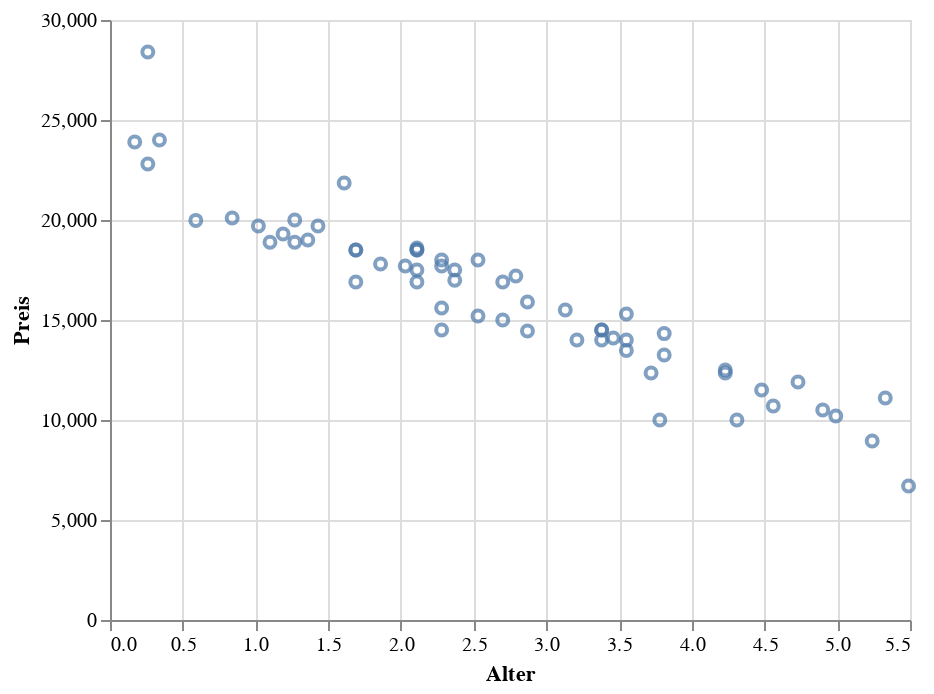

Notebook source saved alongside this figure:
### Code cell
chart = alt.Chart(df).mark_point().encode(
    x='Alter',
    y='Preis'
)
#.interactive()
chart

### Figure 1 — Vega-Lite specification as saved in the notebook (floating-point values rounded to 4 significant figures)
{"config": {"view": {"continuousWidth": 400, "continuousHeight": 300}}, "data": {"name": "data-39f9811772bb6e80e6bed2a18e547576"}, "mark": "point", "encoding": {"x": {"type": "quantitative", "field": "Alter"}, "y": {"type": "quantitative", "field": "Preis"}}, "$schema": "https://vega.github.io/schema/vega-lite/v4.0.2.json", "datasets": {"data-39f9811772bb6e80e6bed2a18e547576": [{"obs": 1, "Preis": 16990, "Alter": 2.37, "KM": 46200}, {"obs": 2, "Preis": 14000, "Alter": 3.38, "KM": 92600}, {"obs": 3, "Preis": 18000, "Alter": 2.28, "KM": 35000}, {"obs": 4, "Preis": 14500, "Alter": 3.38, "KM": 73000}, {"obs": 5, "Preis": 14100, "Alter": 3.46, "KM": 84400}, {"obs": 6, "Preis": 13480, "Alter": 3.55, "KM": 137500}, {"obs": 7, "Preis": 18000, "Alter": 2.53, "KM": 23000}, {"obs": 8, "Preis": 12350, "Alter": 4.23, "KM": 73000}, {"obs": 9, "Preis": 23900, "Alter": 0.17, "KM": 1800}, {"obs": 10, "Preis": 15900, "Alter": 2.87, "KM": 40500}, {"obs": 11, "Preis": 11100, "Alter": 5.33, "KM": 120300}, {"obs": 12, "Preis": 17800, "Alter": 1.86, "KM": 35000}, {"obs": 13, "Preis": 11900, "Alter": 4.73, "KM": 73900}, {"obs": 14, "Preis": 17700, "Alter": 2.28, "KM": 25100}, {"obs": 15, "Preis": 14320, "Alter": 3.81, "KM": 67210}, {"obs": 16, "Preis": 15000, "Alter": 2.7, "KM": 51500}, {"obs": 17, "Preis": 17500, "Alter": 2.37, "KM": 35900}, {"obs": 18, "Preis": 10700, "Alter": 4.56, "KM": 144000}, {"obs": 19, "Preis": 16900, "Alter": 2.7, "KM": 22000}, {"obs": 20, "Preis": 24000, "Alter": 0.34, "KM": 5500}, {"obs": 21, "Preis": 16900, "Alter": 1.69, "KM": 31000}, {"obs": 22, "Preis": 17200, "Alter": 2.79, "KM": 27570}, {"obs": 23, "Preis": 28400, "Alter": 0.26, "KM": 1500}, {"obs": 24, "Preis": 15600, "Alter": 2.28, "KM": 21700}, {"obs": 25, "Preis": 15200, "Alter": 2.53, "KM": 27000}, {"obs": 26, "Preis": 10000, "Alter": 4.31, "KM": 100500}, {"obs": 27, "Preis": 8950, "Alter": 5.24, "KM": 132000}, {"obs": 28, "Preis": 14000, "Alter": 3.55, "KM": 97700}, {"obs": 29, "Preis": 18500, "Alter": 1.69, "KM": 28660}, {"obs": 30, "Preis": 21850, "Alter": 1.61, "KM": 25900}, {"obs": 31, "Preis": 13250, "Alter": 3.81, "KM": 58000}, {"obs": 32, "Preis": 15300, "Alter": 3.55, "KM": 73000}, {"obs": 33, "Preis": 20100, "Alter": 0.84, "KM": 18000}, {"obs": 34, "Preis": 18890, "Alter": 1.1, "KM": 13181}, {"obs": 35, "Preis": 19000, "Alter": 1.36, "KM": 19000}, {"obs": 36, "Preis": 18600, "Alter": 2.11, "KM": 27000}, {"obs": 37, "Preis": 10200, "Alter": 4.99, "KM": 90000}, {"obs": 38, "Preis": 17700, "Alter": 2.03, "KM": 33000}, {"obs": 39, "Preis": 18890, "Alter": 1.27, "KM": 22500}, {"obs": 40, "Preis": 14500, "Alter": 3.38, "KM": 49000}, {"obs": 41, "Preis": 18500, "Alter": 2.11, "KM": 25880}, {"obs": 42, "Preis": 19700, "Alter": 1.43, "KM": 14100}, {"obs": 43, "Preis": 6700, "Alter": 5.49, "KM": 142000}, {"obs": 44, "Preis": 19700, "Alter": 1.02, "KM": 12600}, {"obs": 45, "Preis": 15500, "Alter": 3.13, "KM": 39000}, {"obs": 46, "Preis": 14500, "Alter": 2.28, "KM": 83300}, {"obs": 47, "Preis": 12500, "Alter": 4.23, "KM": 59200}, {"obs": 48, "Preis": 11500, "Alter": 4.48, "KM": 118000}, {"obs": 49, "Preis": 17500, "Alter": 2.11, "KM": 29800}, {"obs": 50, "Preis": 18500, "Alter": 2.11, "KM": 19230}, {"obs": 51, "Preis": 10500, "Alter": 4.9, "KM": 107000}, {"obs": 52, "Preis": 19300, "Alter": 1.19, "KM": 5000}, {"obs": 53, "Preis": 22800, "Alter": 0.26, "KM": 5000}, {"obs": 54, "Preis": 10000, "Alter": 3.78, "KM": 188000}, {"obs": 55, "Preis": 12350, "Alter": 3.72, "KM": 75000}, {"obs": 56, "Preis": 14450, "Alter": 2.87, "KM": 90000}, {"obs": 57, "Preis": 16900, "Alter": 2.11, "KM": 55000}, {"obs": 58, "Preis": 19980, "Alter": 0.59, "KM": 1500}, {"obs": 59, "Preis": 20000, "Alter": 1.27, "KM": 16500}, {"obs": 60, "Preis": 18500, "Alter": 1.69, "KM": 29300}, {"obs": 61, "Preis": 14000, "Alter": 3.21, "KM": 56400}]}}
